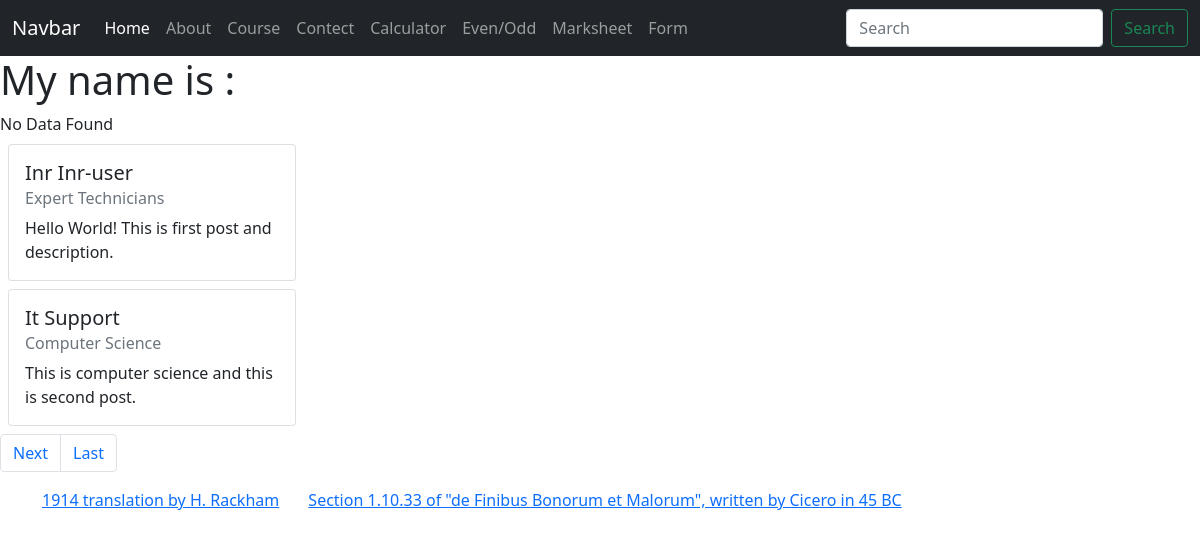
The page / on the database its author committed.
### service/models.py (models this page shows)
class Service(models.Model):
    service_icon = models.CharField(max_length=50)
    service_title = models.CharField(max_length=50)
    service_des = models.TextField()

### news/models.py (models this page shows)
class News(models.Model):
    news_title = models.CharField(max_length=100)
    news_desc = HTMLField()
    news_slug = AutoSlugField(populate_from="news_title", unique=True, null=True, default=None)

### mySite/views.py (the view)
# urls.py: 2. Add a URL to urlpatterns:  path('', views.home, name='home')
def home(request):
    subject = "Testing Mail"
    form_email = "srudoy436@gmail.com"
    msg = "<p>Hi! My name is <b>Saifur Rahman Udoy</b></p>"
    to = "udoy436@gmail.com"
    msg = EmailMultiAlternatives(subject, msg, form_email, [to])
    msg.content_subtype = "html"
    msg.send()
    newsData = News.objects.all()
    serviceData = Service.objects.all()
    paginator = Paginator(serviceData, 2)
    page_number = request.GET.get('page')
    serviceDataFinal = paginator.get_page(page_number)
    total_page = serviceDataFinal.paginator.num_pages
    if request.method=="GET":
        st = request.GET.get('servicename')
        if st != None:
            serviceData = Service.objects.filter(service_title=st)
    data = {
        'serviceData':serviceDataFinal,
        'newsData':newsData,
        'last_page':total_page,
        'total_page_list':[n+1 for n in range(total_page)]
    }
    return render(request, "index.html", data)

### templates/index.html (shortened to what this page needs)
{% extends 'base.html' %}
{% block content %}
<h1>My name is : {{name}}</h1>
<div>
  {% if numbers|length > 0 %} Number is greater then 0 {% else %} No Data Found{% endif %}
</div>
{% for n in serviceData %}
<div class="card m-2" style="width: 18rem;">
  <div class="card-body">
    <h5 class="card-title">{{n.service_icon}}</h5>
    <h6 class="card-subtitle mb-2 text-muted">{{n.service_title}}</h6>
    <p class="card-text">{{n.service_des|safe}}</p>
  </div>
</div>
{% endfor %}
<nav aria-label="...">
  <ul class="pagination">
    {% if serviceData.has_next %}
    <li class="page-item">
      <a class="page-link" href="/?page={{serviceData.next_page_number}}">Next</a>
    </li>
    {% endif %}
    <li class="page-item">
      <a class="page-link" href="/?page={{last_page}}">Last</a>
    </li>
  </ul>
</nav>
<div class="container">
  {% for news in newsData %}
  <a href="/news/{{news.news_slug}}">{{news.news_title}}</a> &nbsp; &nbsp;  &nbsp;
  {% endfor %}
</div>
{% endblock content %}

### templates/base.html (shortened to what this page needs)
<!DOCTYPE html>
<html lang="en">
<head>
    <link href="https://cdn.jsdelivr.net/npm/bootstrap@5.0.2/dist/css/bootstrap.min.css" rel="stylesheet">
</head>
<body>
{% include "header.html" %}
{% block content %}
{% endblock content %}
</body>
</html>

### templates/header.html (shortened to what this page needs)
{% load static %}
<nav class="navbar navbar-expand-lg navbar-dark bg-dark">
    <div class="container-fluid">
      <a class="navbar-brand" href="#">Navbar</a>
      <div class="collapse navbar-collapse" id="navbarSupportedContent">
        <ul class="navbar-nav me-auto mb-2 mb-lg-0">
          <li class="nav-item">
            <a class="nav-link {% if request.path == '/' %}active{% endif %}" aria-current="page" href="{% url 'home' %}">Home</a>
          </li>
          <li class="nav-item">
            <a class="nav-link {% if request.path == '/about/' %}active{% endif %}" href="{% url 'about' %}">About</a>
          </li>
          <li class="nav-item">
            <a class="nav-link {% if request.path == '/course/' %}active{% endif %}" href="{% url 'course' %}">Course</a>
          </li>
          <li class="nav-item">
            <a class="nav-link {% if request.path == '/contect/' %}active{% endif %}" href="{% url 'contect' %}">Contect</a>
          </li>
          <li class="nav-item">
            <a class="nav-link {% if request.path == '/calculator/' %}active{% endif %}" href="{% url 'calculator' %}">Calculator</a>
          </li>
          <li class="nav-item">
            <a class="nav-link {% if request.path == '/even-odd/' %}active{% endif %}" href="{% url 'even_odd' %}">Even/Odd</a>
          </li>
          <li class="nav-item">
            <a class="nav-link {% if request.path == '/marksheet/' %}active{% endif %}" href="{% url 'marksheet' %}">Marksheet</a>
          </li>
          <li class="nav-item">
            <a class="nav-link {% if request.path == '/forms/' %}active{% endif %}" href="{% url 'forms' %}">Form</a>
          </li>
        </ul>
        <form class="d-flex">
          <input class="form-control me-2" type="search" placeholder="Search" name="servicename" id="servicename" aria-label="Search">
          <button class="btn btn-outline-success" name="servicename" id="servicename" type="submit">Search</button>
        </form>
      </div>
    </div>
  </nav>

### rows shown on the page
Service: service_icon "Inr Inr-user", service_title "Expert Technicians", service_des "Hello World! This is first post and description."
Service: service_icon "It Support", service_title "Computer Science", service_des "This is computer science and this is second post."
News: news_title "1914 translation by H. Rackham"
News: news_title "Section 1.10.33 of \"de Finibus Bonorum et Malorum\", written by Cicero in 45 BC"
